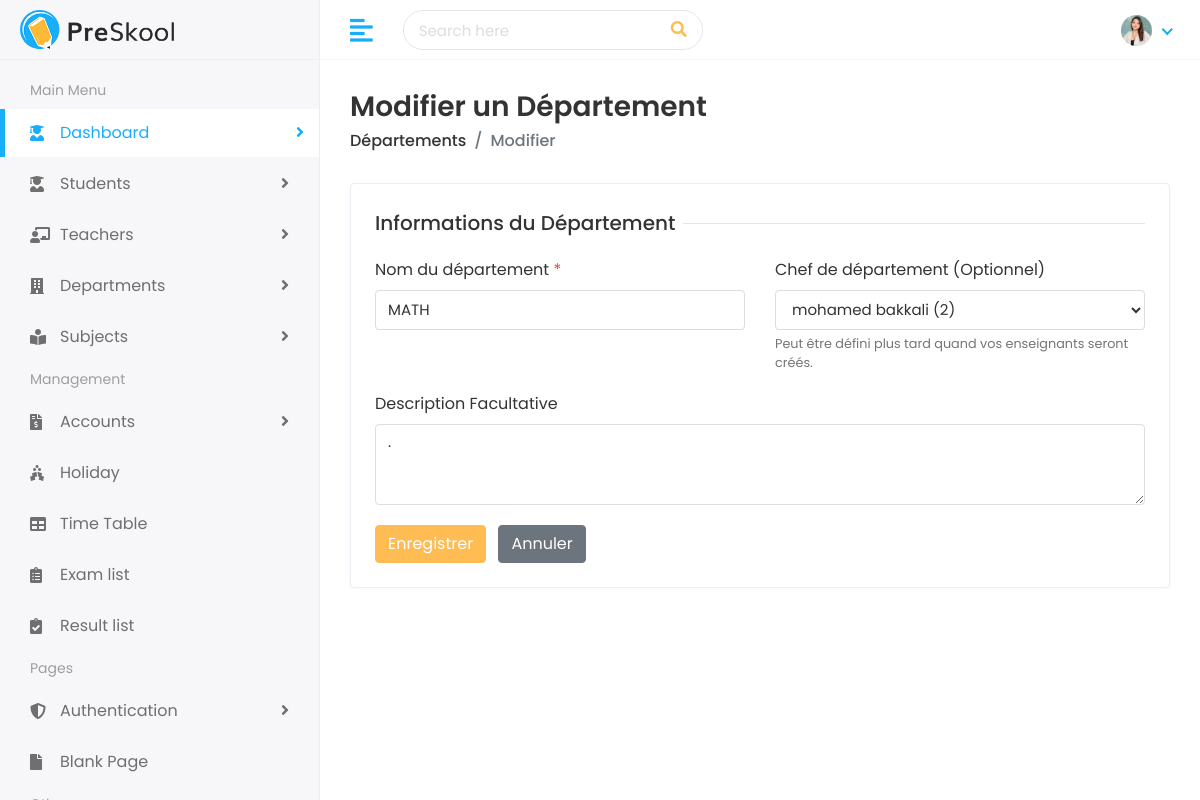
The app's page /departments/1/edit/ (signed in) with its own data.
### faculty/models.py (models this page shows, shortened)
class Department(models.Model):
    name = models.CharField(max_length=150)
    head_of_department = models.ForeignKey(Teacher, on_delete=models.SET_NULL, null=True, blank=True, related_name='headed_departments')
    description = models.TextField(blank=True)
    created_at = models.DateTimeField(auto_now_add=True)

### faculty/views.py (the view)
# urls.py: path('departments/<int:pk>/edit/', views.DepartmentUpdateView.as_view(), name='department-edit'),
class DepartmentUpdateView(AdminRequiredMixin, UpdateView):
    model = Department
    form_class = DepartmentForm
    template_name = 'faculty/department_form.html'
    success_url = reverse_lazy('department-list')

### faculty/forms.py
class DepartmentForm(forms.ModelForm):
    class Meta:
        model = Department
        fields = ['name', 'head_of_department', 'description']
        widgets = {
            'name': forms.TextInput(attrs={'class': 'form-control'}),
            'head_of_department': forms.Select(attrs={'class': 'form-control'}),
            'description': forms.Textarea(attrs={'class': 'form-control', 'rows': '3'}),
        }

### faculty/views.py (called while the page is built)
    def test_func(self):
        return self.request.user.is_authenticated and getattr(self.request.user, 'is_admin', False)

### teacher/models.py (called while the page is built)
  def __str__(self) :
    return f"{self.first_name} {self.last_name} ({self.teacher_id})"

### faculty/templates/faculty/department_form.html (shortened to what this page needs)
{% extends 'Home/base.html' %}
{% load static %}
{% block body %}
<div class="page-wrapper">
    <div class="content container-fluid">
        <div class="page-header">
            <div class="row align-items-center">
                <div class="col">
                    <h3 class="page-title">{% if object %}Modifier{% else %}Ajouter{% endif %} un Département</h3>
                    <ul class="breadcrumb">
                        <li class="breadcrumb-item"><a href="{% url 'department-list' %}">Départements</a></li>
                        <li class="breadcrumb-item active">{% if object %}Modifier{% else %}Ajouter{% endif %}</li>
                    </ul>
                </div>
            </div>
        </div>
        <div class="row">
            <div class="col-sm-12">
                <div class="card">
                    <div class="card-body">
                        <form method="POST">
                            <div class="row">
                                <div class="col-12">
                                    <h5 class="form-title"><span>Informations du Département</span></h5>
                                </div>
                                <div class="col-12 col-sm-6">
                                    <div class="form-group">
                                        <label>Nom du département <span class="text-danger">*</span></label>
                                        {{ form.name }}
                                    </div>
                                </div>
                                <div class="col-12 col-sm-6">
                                    <div class="form-group">
                                        <label>Chef de département (Optionnel)</label>
                                        {{ form.head_of_department }}
                                        <small class="form-text text-muted">Peut être défini plus tard quand vos enseignants seront créés.</small>
                                    </div>
                                </div>
                                <div class="col-12">
                                    <div class="form-group">
                                        <label>Description Facultative</label>
                                        {{ form.description }}
                                    </div>
                                </div>
                                <div class="col-12">
                                    <button type="submit" class="btn btn-primary">Enregistrer</button>
                                    <a href="{% url 'department-list' %}" class="btn btn-secondary ml-2">Annuler</a>
                                </div>
                            </div>
                        </form>
                    </div>
                </div>
            </div>
        </div>
    </div>
</div>
{% endblock %}

### static/assets/css/style.css (style rules this page uses)
html { height: 100%; }
body { background-color: #fff; color: #333; font-family: 'Poppins', sans-serif; font-size: 1rem; height: 100%; line-height: 1.5; overflow-x: hidden; }
h1, h2, h3, h4, h5, h6 { font-family: 'Poppins', sans-serif; margin-top: 0; }
.form-control { border: 1px solid #ddd; box-shadow: none; color: #333; font-size: 15px; height: 40px; }
input, input:focus, button, button:focus { outline: none; }
input[type=text], input[type=password] { -webkit-appearance: none; -moz-appearance: none; appearance: none; }
textarea.form-control { resize: vertical; }
.form-group { margin-bottom: 1.25rem; }
ul, ol { padding: 0px; list-style: none; }
.text-danger, .dropdown-menu > li > a.text-danger { color: #e84646 !important; }
.text-muted { color: #757575 !important; }
.btn-primary { background-color: #FFBC53; border: 1px solid #FFBC53; }
.card { border: 1px solid #ececf5; box-shadow: 0 1px 3px 0 rgba(0, 0, 0, 0.03); margin-bottom: 1.875rem; }
.card-body { padding: 1.5rem; }
.page-wrapper { margin-left: 320px; padding-top: 60px; position: relative; transition: all 0.4s ease; }
.page-wrapper > .content { padding: 1.875rem 1.875rem 0; }
.page-header { margin-bottom: 1.875rem; }
.page-header .breadcrumb { background-color: transparent; color: #6c757d; font-size: 1rem; font-weight: 500; margin-bottom: 0; padding: 0; }
.page-header .breadcrumb a { color: #333; }
.page-title { font-size: 28px; font-weight: 600; color: #333; margin-bottom: 5px; }
.form-title { width: 100%; max-width: 100%; padding: 0; font-size: 1.25rem; font-weight: 500; line-height: inherit; color: #333; white-space: normal; position: relative; display: block; margin-bottom: 20px; }
.form-title:before { content: ""; position: absolute; left: 0px; right: 0px; height: 1px; top: 50%; background-color: rgba(0, 0, 0, 0.1); }
.form-title span { padding: 0px 0.5rem 0 0; background-color: #fff; display: inline-block; z-index: 2; position: relative; }

### records on screen
Department: name "MATH", head_of_department "mohamed bakkali (2)", description "."
